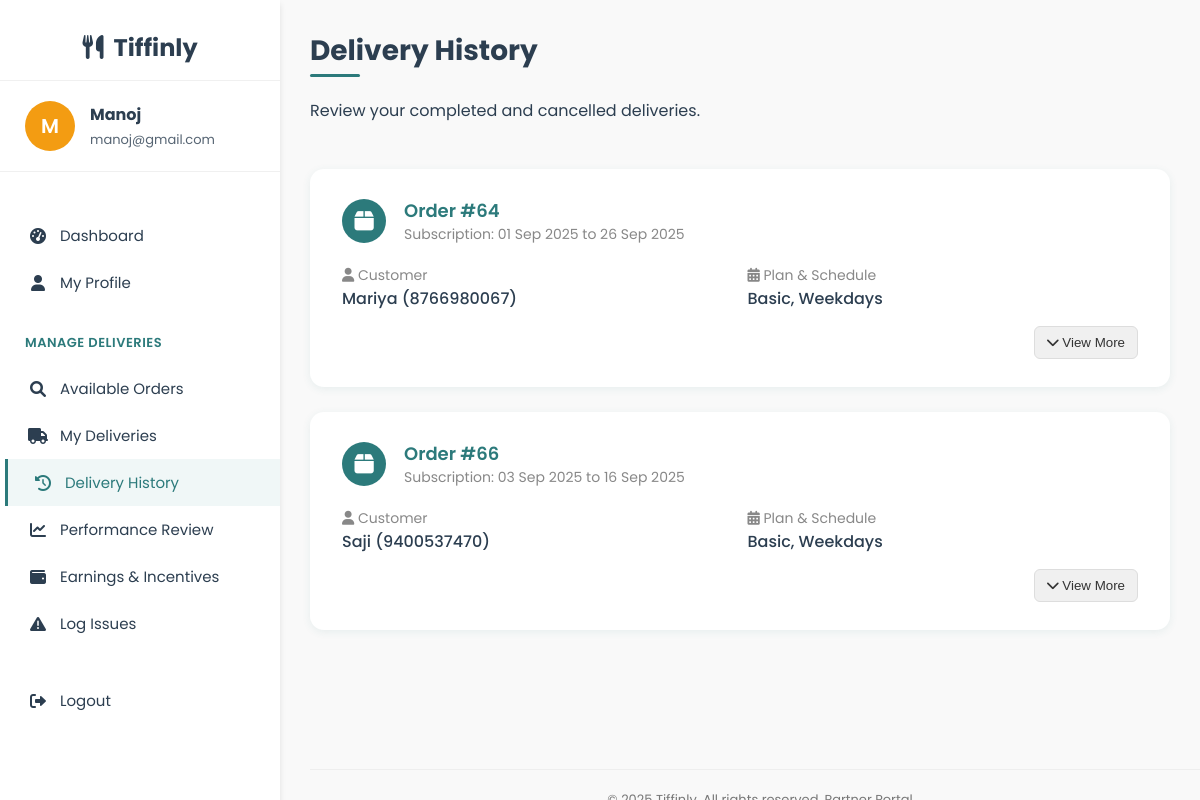
The app's page /delivery/delivery_history.php (signed in) with its own data.
### tables this page shows
CREATE TABLE `users` (
  `user_id` int(11) NOT NULL,
  `name` varchar(100) NOT NULL,
  `email` varchar(100) NOT NULL,
  `password` varchar(255) NOT NULL,
  `phone` varchar(15) DEFAULT NULL,
  `role` enum('user','admin','delivery') DEFAULT 'user',
  `created_at` timestamp NOT NULL DEFAULT current_timestamp(),
  `security_question` varchar(255) NOT NULL,
  `security_answer` varchar(255) NOT NULL
);

CREATE TABLE `delivery_assignments` (
  `assignment_id` int(11) NOT NULL,
  `subscription_id` int(11) NOT NULL,
  `delivery_date` date NOT NULL,
  `partner_id` int(11) NOT NULL,
  `assigned_at` timestamp NOT NULL DEFAULT current_timestamp(),
  `status` enum('pending','out_for_delivery','delivered','cancelled') NOT NULL DEFAULT 'pending',
  `meal_type` varchar(20) NOT NULL,
  `meal_id` int(11) DEFAULT NULL,
  `payment_id` int(11) DEFAULT NULL,
  `payment_status` enum('unpaid','paid') NOT NULL DEFAULT 'unpaid'
);

CREATE TABLE `subscriptions` (
  `subscription_id` int(11) NOT NULL,
  `user_id` int(11) DEFAULT NULL,
  `plan_id` int(11) DEFAULT NULL,
  `dietary_preference` varchar(20) DEFAULT NULL,
  `start_date` date NOT NULL,
  `end_date` date NOT NULL,
  `schedule` enum('Weekdays','Extended','Full Week') NOT NULL,
  `delivery_time` time NOT NULL,
  `total_price` decimal(10,2) NOT NULL,
  `payment_status` enum('paid','unpaid','failed') DEFAULT 'unpaid',
  `status` enum('active','cancelled','pending') DEFAULT 'pending',
  `created_at` timestamp NOT NULL DEFAULT current_timestamp()
);

CREATE TABLE `meal_plans` (
  `plan_id` int(11) NOT NULL,
  `plan_name` varchar(50) NOT NULL,
  `description` text DEFAULT NULL,
  `plan_type` enum('basic','premium') NOT NULL,
  `is_active` tinyint(1) DEFAULT 1,
  `base_price` decimal(8,2) NOT NULL
);

### delivery/delivery_history.php (the view, shortened to what this page needs)
<?php
require_once('../config/db_connect.php');
$partner_id = $_SESSION['user_id'];
$user_stmt = $conn->prepare("SELECT name, email FROM users WHERE user_id = ?");
$user_stmt->bind_param("i", $partner_id);
$user_stmt->execute();
$user_res = $user_stmt->get_result();
$user = $user_res->fetch_assoc();
$history_sql = "
    SELECT DISTINCT
        da.assignment_id,
        da.status as delivery_status,
        da.meal_type,
        da.delivery_date,
        da.assigned_at,
        s.subscription_id, s.start_date, s.end_date, s.schedule, s.plan_id, s.dietary_preference,
        u.name as user_name, u.phone, u.user_id,
        mp.plan_name,
        dp.time_slot,
        a.address_type
    FROM delivery_assignments da
    JOIN subscriptions s ON da.subscription_id = s.subscription_id
    JOIN users u ON s.user_id = u.user_id
    JOIN meal_plans mp ON s.plan_id = mp.plan_id
    LEFT JOIN delivery_preferences dp ON s.user_id = dp.user_id AND LOWER(da.meal_type) = LOWER(dp.meal_type)
    LEFT JOIN addresses a ON dp.address_id = a.address_id
    WHERE da.partner_id = ?
      AND da.status IN ('delivered', 'cancelled')
    ORDER BY da.delivery_date DESC, s.subscription_id, FIELD(da.meal_type, 'Breakfast', 'Lunch', 'Dinner')
";
$hist_stmt = $conn->prepare($history_sql);
$hist_stmt->bind_param("i", $partner_id);
$hist_stmt->execute();
$history_res = $hist_stmt->get_result();
$history = [];
while ($row = $history_res->fetch_assoc()) {
    $sid = $row['subscription_id'];
    $date = $row['delivery_date'] ?? 'Unknown Date';
    if (!isset($history[$sid])) {
        $history[$sid] = [
            'details' => $row,
            'items_by_date' => []
        ];
    }
    if (!isset($history[$sid]['items_by_date'][$date])) {
        $history[$sid]['items_by_date'][$date] = [];
    }
    $history[$sid]['items_by_date'][$date][] = $row;
}
?>
<!DOCTYPE html>
<html lang="en">
<head>
    <link rel="stylesheet" href="https://cdnjs.cloudflare.com/ajax/libs/font-awesome/6.0.0-beta3/css/all.min.css">
    <link rel="stylesheet" href="../user/user_css/profile_style.css">
</head>
<body>
<div class="dashboard-container">
    <div class="sidebar">
        <div class="sidebar-header"><i class="fas fa-utensils"></i>&nbsp; Tiffinly</div>
        <div class="admin-profile">
            <div class="admin-avatar"><?php echo strtoupper(substr($user['name'] ?? 'P', 0, 1)); ?></div>
            <div class="admin-info">
                <h4><?php echo htmlspecialchars($user['name'] ?? 'Partner'); ?></h4>
                <p><?php echo htmlspecialchars($user['email'] ?? ''); ?></p>
            </div>
        </div>
        <div class="sidebar-menu">
            <a href="partner_dashboard.php" class="menu-item"><i class="fas fa-tachometer-alt"></i> Dashboard</a>
            <a href="partner_profile.php" class="menu-item"><i class="fas fa-user"></i> My Profile</a>
            <div class="menu-category">Manage Deliveries</div>
            <a href="available_orders.php" class="menu-item"><i class="fas fa-search"></i> Available Orders</a>
            <a href="my_deliveries.php" class="menu-item"><i class="fas fa-truck"></i> My Deliveries</a>
            <a href="delivery_history.php" class="menu-item active"><i class="fas fa-history"></i> Delivery History</a>
            <a href="performance_review.php" class="menu-item"><i class="fas fa-chart-line"></i> Performance Review</a>
            <a href="earnings.php" class="menu-item"><i class="fas fa-wallet"></i> Earnings & Incentives</a>
            <a href="log_issues.php" class="menu-item"><i class="fas fa-exclamation-triangle"></i> Log Issues</a>
            <div style="margin-top: 30px;"><a href="../logout.php" class="menu-item"><i class="fas fa-sign-out-alt"></i> Logout</a></div>
        </div>
    </div>
    <div class="main-content">
        <div class="content-wrapper">
            <div class="header">
                <div>
                    <h1>Delivery History</h1>
                    <p>Review your completed and cancelled deliveries.</p>
                </div>
            </div>
            <?php if (empty($history)): ?>
                <div class="delivery-card" style="text-align:center;color:#888;">
                    <i class="fas fa-box-open"></i> No past deliveries found.
                </div>
            <?php else: ?>
                <?php foreach ($history as $sub_id => $data): ?>
                    <div class="delivery-card">
                        <div class="card-header">
                            <div class="icon"><i class="fas fa-box"></i></div>
                            <div>
                                <div class="title">Order #<?php echo (int)$sub_id; ?></div>
                                <div style="font-size: 14px; color: #888;">
                                    Subscription: <?php echo date('d M Y', strtotime($data['details']['start_date'])); ?> to <?php echo date('d M Y', strtotime($data['details']['end_date'])); ?>
                                </div>
                            </div>
                        </div>
                        <div class="info-grid">
                            <div class="info-item">
                                <div class="label"><i class="fas fa-user"></i> Customer</div>
                                <div class="value"><?php echo htmlspecialchars($data['details']['user_name']); ?> (<?php echo htmlspecialchars($data['details']['phone']); ?>)</div>
                            </div>
                            <div class="info-item">
                                <div class="label"><i class="fas fa-calendar-alt"></i> Plan & Schedule</div>
                                <div class="value"><?php echo htmlspecialchars($data['details']['plan_name']); ?>, <?php echo htmlspecialchars($data['details']['schedule']); ?></div>
                            </div>
                        </div>
                        <div class="card-footer">
                            <button class="date-button toggle-details" data-target="details-<?php echo (int)$sub_id; ?>">
                                <i class="fas fa-chevron-down"></i> View More
                            </button>
                        </div>
                    </div>
                <?php endforeach; ?>
            <?php endif; ?>
            <footer>
            </footer>
        </div>
    </div>
</div>
</body>
</html>

### user/user_css/profile_style.css (style rules this page uses)
:root { --primary-color: #2C7A7B; --secondary-color: #F39C12; --accent-color: #F1C40F; --dark-color: #2C3E50; --light-color: #F9F9F9; --success-color: #27AE60; --danger-color: #E74C3C; --shadow-sm: 0 1px 3px rgba(0,0,0,0.12); --shadow-md: 0 4px 6px rgba(0,0,0,0.1); --shadow-lg: 0 10px 25px rgba(0,0,0,0.1); --transition-fast: all 0.2s ease; --transition-medium: all 0.3s ease; --transition-slow: all 0.5s ease; }
body { font-family: 'Poppins', sans-serif; margin: 0; padding: 0; background-color: var(--light-color); color: var(--dark-color); overflow-x: hidden; }
.dashboard-container { display: grid; grid-template-columns: 280px 1fr; min-height: 100vh; height: 100vh; overflow: hidden; }
.sidebar { background-color: white; box-shadow: var(--shadow-md); padding: 30px 0; position: relative; z-index: 10; height: 100vh; overflow-y: auto; animation: slideInLeft 0.6s ease-out; }
.sidebar-header { padding: 0 25px 15px; border-bottom: 1px solid #f0f0f0; text-align: center; }
.sidebar-menu { padding: 25px 0; }
.menu-category { color: var(--primary-color); font-size: 13px; font-weight: 600; text-transform: uppercase; letter-spacing: 0.5px; padding: 12px 25px; margin-top: 15px; }
.menu-item { padding: 12px 25px; display: flex; align-items: center; color: var(--dark-color); text-decoration: none; transition: var(--transition-medium); font-size: 15px; border-left: 3px solid transparent; }
.menu-item:hover, .menu-item.active { background-color: #FFF5F3; color: var(--primary-color); border-left: 3px solid var(--primary-color); transform: translateX(5px); }
.menu-item i { margin-right: 12px; font-size: 16px; width: 20px; text-align: center; }
.main-content { padding: 35px; background-color: var(--light-color); height: 100vh; overflow-y: auto; animation: fadeIn 0.8s ease-out; }
.header { display: flex; justify-content: space-between; align-items: center; margin-bottom: 35px; }

### records on screen
users: name "M", name "Manoj", email "manoj@gmail.com"
delivery_assignments: sub_id "64", subscription.start_date "01 Sep 2025", subscription.end_date "26 Sep 2025", users.name "Mariya", users.phone "8766980067", meal_plans.plan_name "Basic", subscription.schedule "Weekdays"
delivery_assignments: sub_id "66", subscription.start_date "03 Sep 2025", subscription.end_date "16 Sep 2025", users.name "Saji", users.phone "9400537470", meal_plans.plan_name "Basic", subscription.schedule "Weekdays"
